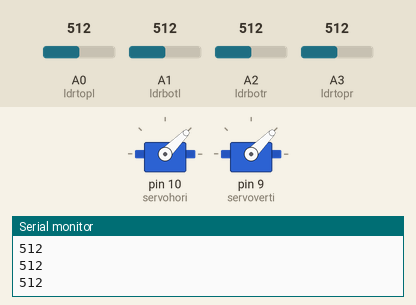
This sketch was run on a simulated Arduino Uno, built with avr-gcc and run on an emulated ATmega328P. On the bench: 2 × servo, the last lines printed to the serial monitor. Inputs (shaded band) come from the test bench; at power-on: A0 (ldrtopl) = 512, A3 (ldrtopr) = 512, A1 (ldrbotl) = 512, A2 (ldrbotr) = 512.

Above: at 1.7 s.
1.8 s: A0 (ldrtopl) set to 548
At 2.26 s:
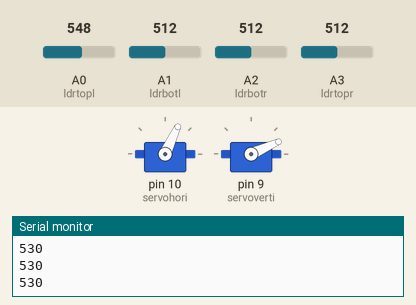
4.8 s: A3 (ldrtopr) set to 560
6.3 s: A3 (ldrtopr) set to 579
At 6.46 s:
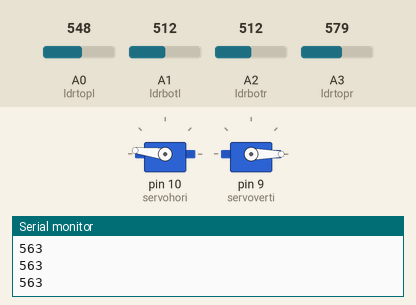
9.3 s: A1 (ldrbotl) set to 537
At 9.3 s:
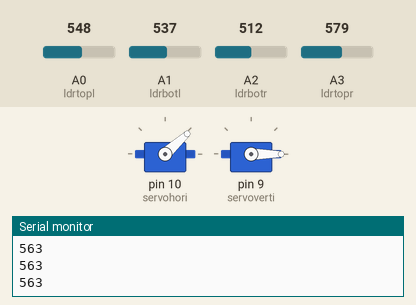
10.8 s: A2 (ldrbotr) set to 716
At 11.26 s:
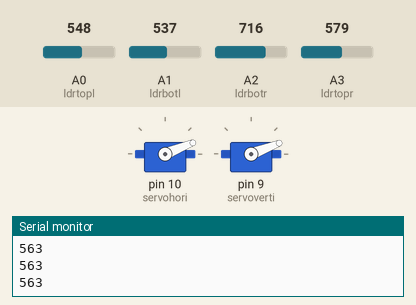
13.8 s: A0 (ldrtopl) set to 716
Timing chart, 0 to 17.8 s (numbered marks = the images above; inputs shaded):
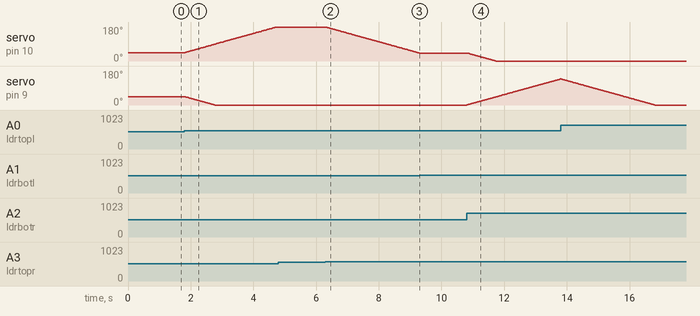

The sketch:

SOLARXV2.ino
```cpp
#include <Servo.h>
//defining Servoss

#define TOLERANCE       10
#define STEP_DELAY      7
Servo servohori;
int servoh = 0;
int servohLimitHigh = 160;
int servohLimitLow = 20;

Servo servoverti;
int servov = 0;
int servovLimitHigh = 160;
int servovLimitLow = 20;
//Assigning LDRs
int ldrtopl = A0; //top left LDR green
int ldrtopr = A3; //top right LDR yellow
int ldrbotl = A1; // bottom left LDR blue
int ldrbotr = A2; // bottom right LDR orange

void setup ()
{
  servohori.attach(10);
  servohori.write(45);
  servoverti.attach(9);
  servoverti.write(45);
  Serial.begin(9600);
  delay(500);
}

void loop()
{
  servoh = servohori.read();
  servov = servoverti.read();
  //capturing analog values of each LDR
  int topl = analogRead(ldrtopl);
  int topr = analogRead(ldrtopr);
  int botl = analogRead(ldrbotl);
  int botr = analogRead(ldrbotr);
  // calculating average
  int avgtop = (topl + topr) / 2; //average of top LDRs
  int avgbot = (botl + botr) / 2; //average of bottom LDRs
  int avgleft = (topl + botl) / 2; //average of left LDRs
  int avgright = (topr + botr) / 2; //average of right LDRs
  Serial.println(avgtop);

  if (TOLERANCE < avgbot - avgtop)
  {
    servoverti.write(servov + 1);
    if (servov > servovLimitHigh)
    {
      servov = servovLimitHigh;
    }
    delay(STEP_DELAY);
  }

  else if (TOLERANCE < avgtop - avgbot)
  {
    servoverti.write(servov - 1);
    if (servov < servovLimitLow)
    {
      servov = servovLimitLow;
    }
    delay(STEP_DELAY);
  }

  else
  {
    servoverti.write(servov);
  }

  if (avgleft - avgright > TOLERANCE)
  {
    servohori.write(servoh + 1);

    if (servoh > servohLimitHigh)
    {
      servoh = servohLimitHigh;
    }
    delay(STEP_DELAY);
  }

  else if (avgright - avgleft > TOLERANCE)
  {
    servohori.write(servoh - 1);

    if (servoh < servohLimitLow)
    {
      servoh = servohLimitLow;
    }
    delay(STEP_DELAY);
  }

  else
  {
    servohori.write(servoh);
  }
  delay(STEP_DELAY);
}
```

Measured:
- the behaviour switches between 533 and 534 on A0 (ldrtopl) (found by bisection; images 0 and 1)
- the behaviour switches between 569 and 570 on A3 (ldrtopr) (found by bisection; images 1 and 2)
- the behaviour switches between 521 and 522 on A1 (ldrbotl) (found by bisection; images 2 and 3)
- after the input at 1.8 s, servo on pin 10 (servohori): moves from 45° to 180° over 2.9 s, starting at once; servo on pin 9 (servoverti): moves from 45° to 0° over 0.96 s, starting at once
- after the input at 6.3 s, servo on pin 10 (servohori): moves from 180° to 42° over 3.0 s, starting at once
- after the input at 9.3 s, servo on pin 10 (servohori): stays 42° (without the input it goes to 41° after 0.01 s)
- after the input at 10.8 s, servo on pin 10 (servohori): moves from 42° to 0° over 0.89 s, starting at once; servo on pin 9 (servoverti): moves from 0° to 138° over 3.0 s, starting at once
